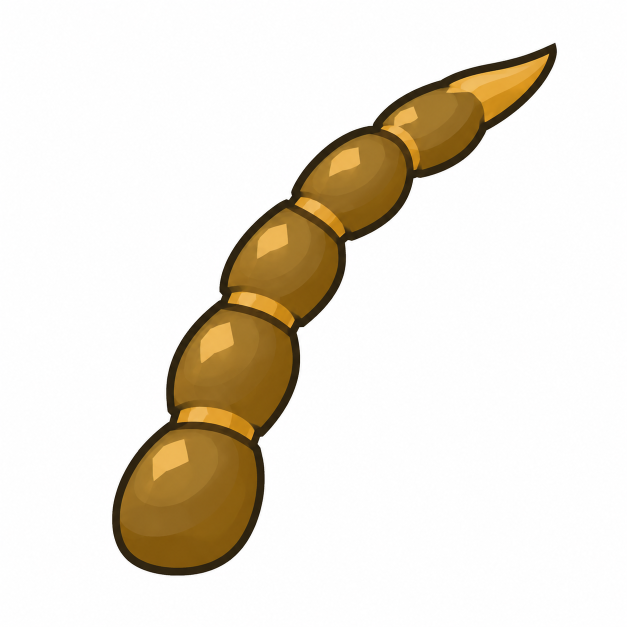
#> input picture Docs/EnemyDirectionReview/BlueScorpionTailOut_20261023/generation/raw.png, 1254 x 1254 px, found by its file name (shown at 1/2 size)
$ python repair_root_20261028.py
#> lines starting #> are read from the running program, lines starting #| are printed output that depends on the picture; after the words box and inside, x2 and y2 are one past the last pixel; in counts of white or black regions, pixels touching at a corner belong together
"""Reuse this generated sheet's intact round middle-leg joint to repair its contaminated front root."""
from pathlib import Path
from PIL import Image,ImageDraw
from datetime import datetime,timezone,timedelta
import numpy as np,json,hashlib,shutil
D=Path(__file__).resolve().parent
out=D/'local_raster_revision_01';out.mkdir(exist_ok=False)
before=D/'offline_staging_r01';before.mkdir()
for n in ['parts_clean.png','offline_rig_proof.png','offline_Up.png','offline_Down.png','processing.json','art_selection.json','layout_adjustments.json']:shutil.copy2(D/n,before/n)
raw=Image.open(D/'generation/Down/revision_03/raw.png').convert('RGB');image=raw.copy()
#> further down, raw is the input picture: PIL image 1254x1254 RGB; mean R, G, B 235, 228.7, 217.6
source=(812,592,881,661);destination=(332,558)
joint=raw.crop(source);mask=Image.new('L',joint.size,0);ImageDraw.Draw(mask).ellipse((0,0,68,68),fill=255)
#> after `mask = Image.new('L', joint.size, 0)`: mask: PIL image 69x69 L; every value is 0
#> after `ImageDraw.Draw(mask).ellipse((0, 0, 68, 68), fill=255)`:
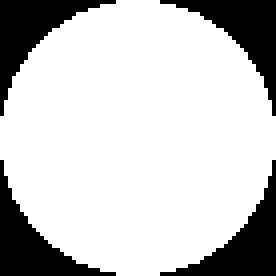
#> mask: PIL image 69x69 L (shown 4 times larger); 78.2% white; 4 black regions, box (x1, y1, x2, y2) and area: (0, 0, 29, 29) 260, (40, 0, 69, 29) 260, (0, 40, 29, 69) 260, (40, 40, 69, 69) 260
image.paste(joint,destination,mask)
# Discard only the red/magenta contaminated right/top edge of the old round cap.
a=np.asarray(image).copy();old=np.asarray(raw);yy,xx=np.indices(a.shape[:2])
cap=(xx>=332)&(xx<=403)&(yy>=555)&(yy<=627)
ellipse=((xx-366)/34)**2+((yy-592)/34)**2<=1
red=(old[:,:,0].astype(int)>old[:,:,1].astype(int)+40)&(old[:,:,2].astype(int)>old[:,:,1].astype(int)-5)
#> red: shape (1254, 1254) bool; every value is 0
a[cap&~ellipse&red]=[255,0,255]
image=Image.fromarray(a,'RGB');image.save(out/'Down_sheet.png')
proof=Image.new('RGB',(640,320),(40,48,37))
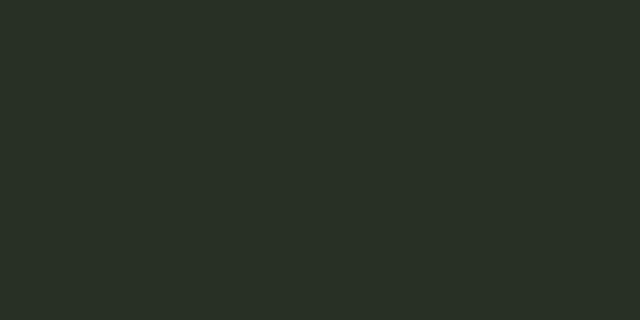
#> proof: PIL image 640x320 RGB; mean R, G, B 40, 48, 37
for col,im in enumerate([raw,image]):proof.paste(im.crop((315,540,420,645)).resize((315,315),Image.Resampling.NEAREST),(col*320,0))
#> this loop made 2 passes
#> col on passes 1 to 2: 0, 1
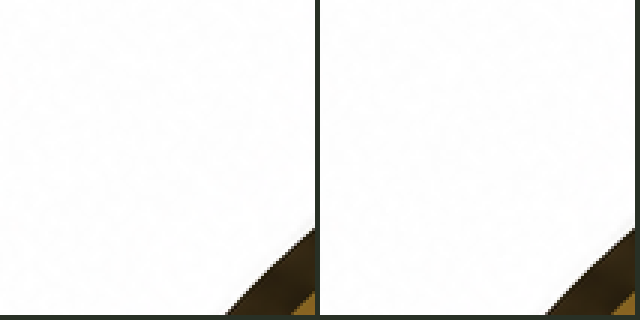
#> proof: PIL image 640x320 RGB; mean R, G, B 239.1, 238.8, 237.6
proof.save(out/'root_before_after.png')
sha=lambda p:hashlib.sha256(p.read_bytes()).hexdigest().upper()
record=dict(observed_at=datetime.now(timezone(timedelta(hours=8))).isoformat(),parent='generation/Down/revision_03/raw.png',parent_sha256=sha(D/'generation/Down/revision_03/raw.png'),output='local_raster_revision_01/Down_sheet.png',output_sha256=sha(out/'Down_sheet.png'),method='Copy only the intact circular root cap of this same sheet middle leg into front root cap; remove only contaminated red/magenta residual at outer rim. No whole leg/body rotation, stretch or synthetic view.',source_rect=source,destination=destination,mask='69px round joint ellipse',affected_region=[332,555,404,628],unchanged=['All head states and antennae','Single saddle and body','Other legs and all feet tips','Generated original raw and request outcomes'],status='pending_actual_visual_review',ai_generated_original=False)
(out/'processing.json').write_text(json.dumps(record,ensure_ascii=False,indent=2)+'\n',encoding='utf-8')
#> (the run stopped early here; a loop or call above may not have finished)
